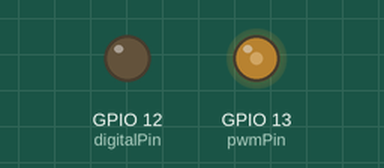
The sketch below on a simulated ESP32. Parts: output pins drawn as LEDs (lit = HIGH).

Above: at 0.05 s.
At 9.95 s:
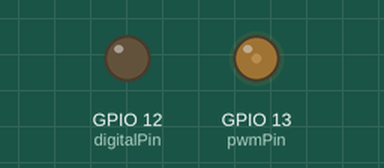
At 14.95 s:
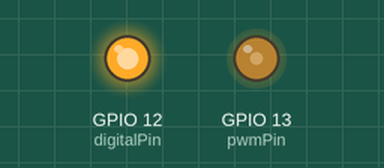
At 19.95 s:
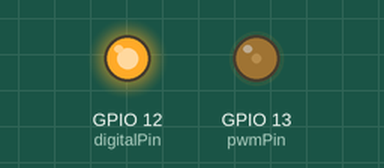
Timing chart, 0 to 26.0 s (numbered marks = the images above):
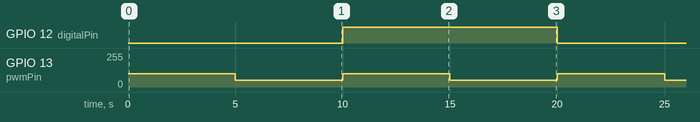

Measured:
- by itself, GPIO 12 (digitalPin): alternates HIGH for 10.0 s and LOW for 10.0 s
- by itself, GPIO 13 (pwmPin): alternates 100/255 for 5.0 s and 50/255 for 5.0 s

The sketch:

cytron_test.ino
```cpp
const int pwmChannel = 0;
const int pwmFreq = 5000;     // PWM frequency
const int pwmResolution = 8;  // 8-bit resolution (0–255)
const int pwmPin = 13;
const int digitalPin = 12;

void setup() {
  // Set up the digital pin
  pinMode(digitalPin, OUTPUT);
  // digitalWrite(digitalPin, LOW);

  // Set up the PWM pin
  ledcSetup(pwmChannel, pwmFreq, pwmResolution);  // configure channel
  ledcAttachPin(pwmPin, pwmChannel);              // attach channel to pin
  // ledcWrite(pwmChannel, 0);                        // initial duty cycle
}

void loop() {
  ledcWrite(pwmChannel, 100);    // 100/255 PWM duty cycle
  digitalWrite(digitalPin, LOW);
  delay(5000);

  ledcWrite(pwmChannel, 50);     // 50/255 PWM duty cycle
  delay(5000);

  ledcWrite(pwmChannel, 100);
  digitalWrite(digitalPin, HIGH);
  delay(5000);

  ledcWrite(pwmChannel, 50);
  delay(5000);
}
```
